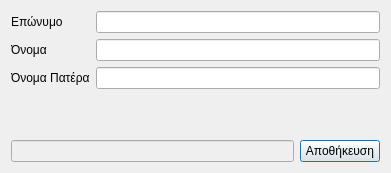
<?xml version="1.0" encoding="UTF-8"?>
<ui version="4.0">
 <class>Dialog</class>
 <widget class="QDialog" name="Dialog">
  <property name="geometry">
   <rect>
    <x>0</x>
    <y>0</y>
    <width>391</width>
    <height>173</height>
   </rect>
  </property>
  <property name="windowTitle">
   <string>Φυσικό Πρόσωπο</string>
  </property>
  <layout class="QVBoxLayout" name="verticalLayout">
   <item>
    <layout class="QFormLayout" name="formLayout">
     <item row="0" column="0">
      <widget class="QLabel" name="label_2">
       <property name="text">
        <string>Επώνυμο</string>
       </property>
      </widget>
     </item>
     <item row="0" column="1">
      <widget class="Text_line" name="epo"/>
     </item>
     <item row="1" column="0">
      <widget class="QLabel" name="label_3">
       <property name="text">
        <string>Όνομα</string>
       </property>
      </widget>
     </item>
     <item row="1" column="1">
      <widget class="Text_line" name="ono"/>
     </item>
     <item row="2" column="0">
      <widget class="QLabel" name="label_4">
       <property name="text">
        <string>Όνομα Πατέρα</string>
       </property>
      </widget>
     </item>
     <item row="2" column="1">
      <widget class="Text_line" name="patr"/>
     </item>
    </layout>
   </item>
   <item>
    <layout class="QHBoxLayout" name="horizontalLayout">
     <item>
      <widget class="Text_line" name="id">
       <property name="enabled">
        <bool>false</bool>
       </property>
      </widget>
     </item>
     <item>
      <widget class="QPushButton" name="bsave">
       <property name="text">
        <string>Αποθήκευση</string>
       </property>
      </widget>
     </item>
    </layout>
   </item>
  </layout>
 </widget>
 <customwidgets>
  <customwidget>
   <class>Text_line</class>
   <extends>QLineEdit</extends>
   <header>pymiles.gui.fields.textline.h</header>
  </customwidget>
 </customwidgets>
 <resources/>
 <connections/>
</ui>
